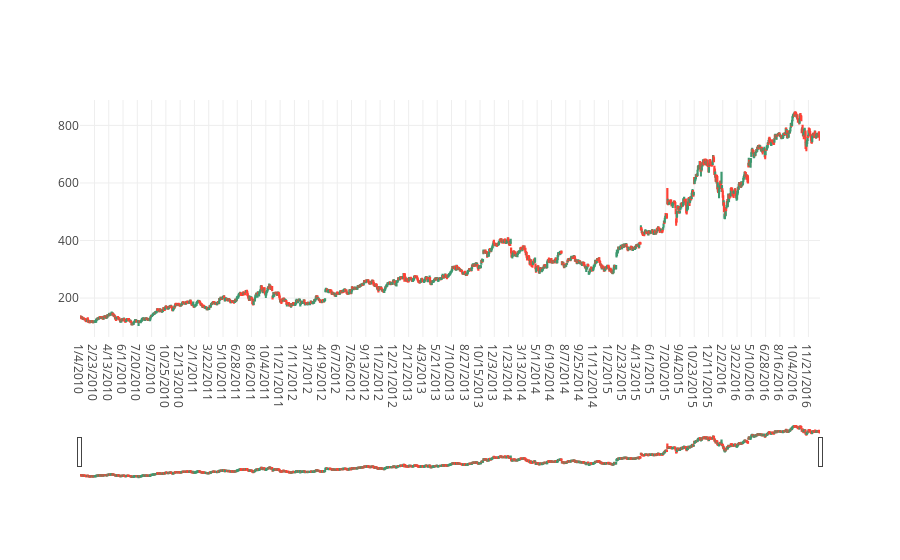

Here is the notebook cell this chart was saved with:
### Code cell
trace = go.Candlestick(x=df9.date,open=df9.open,high=df9.high,low=df9.low,close=df9.close)
datu = [trace]
plotly.offline.iplot(datu, filename='simple_candlestick')

### Figure 1 — Plotly figure (JSON) as saved in the notebook; plotly's stock layout.template omitted (floating-point values rounded to 4 significant figures; data arrays with more than 128 entries replaced by an {"elided": "..."} marker saying what was removed)
{"data": [{"close": {"elided": "1762 float values"}, "high": {"elided": "1762 float values"}, "low": {"elided": "1762 float values"}, "open": {"elided": "1762 float values"}, "type": "candlestick", "x": {"elided": "1762 str values"}}], "layout": {}}
